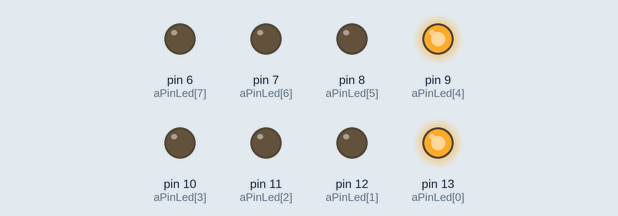
Simulated run of this sketch. Board: Arduino Uno, built with avr-gcc and run on an emulated ATmega328P. Parts: output pins drawn as LEDs (lit = HIGH).

Above: at 0.02 s.
At 0.72 s:
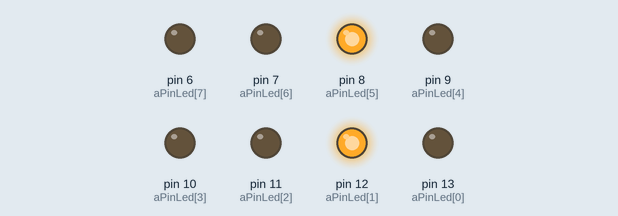
At 1.32 s:
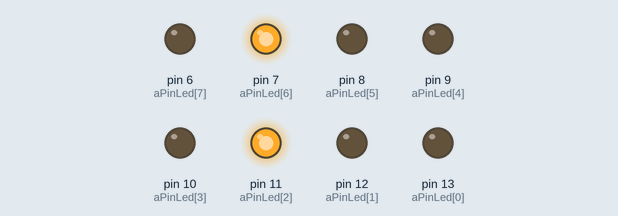
At 2.6 s:
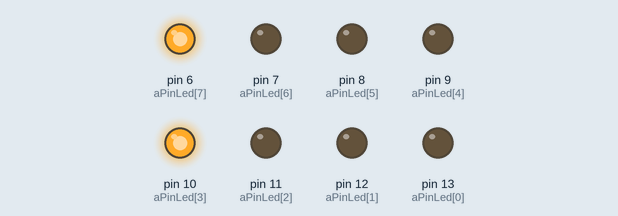
Timing chart, 0 to 3.0 s (numbered marks = the images above):
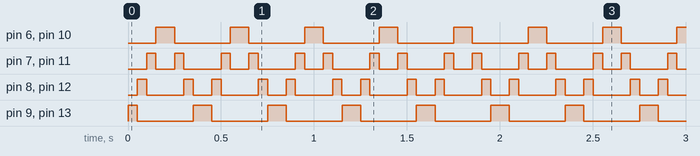

Measured:
- by itself, pin 6 (aPinLed[7]), pin 9 (aPinLed[4]), pin 10 (aPinLed[3]), pin 13 (aPinLed[0]): alternates HIGH for 0.10 s and LOW for 0.30 s
- by itself, pin 7 (aPinLed[6]), pin 11 (aPinLed[2]): repeats every 0.40 s: LOW 0.10 s, HIGH 0.05 s, LOW 0.20 s, HIGH 0.05 s
- by itself, pin 8 (aPinLed[5]), pin 12 (aPinLed[1]): repeats every 0.40 s: LOW 0.20 s, HIGH 0.05 s, LOW 0.10 s, HIGH 0.05 s

The sketch:

ex01.ino
```cpp
int aPinLed[8] = {13, 12, 11, 10, 9, 8, 7, 6};

void setup() {
  // put your setup code here, to run once:

  for(int i=0; i<8; i++)
{
pinMode(aPinLed[i], OUTPUT); // LED pin Output 설정
}
  }

void loop() {
  // put your main code here, to run repeatedly:

  int i;
for(i=0; i<4; i++)
{
digitalWrite(aPinLed[i], HIGH);
digitalWrite(aPinLed[i+4], HIGH);// LED ON
delay(50);
digitalWrite(aPinLed[i], LOW);
digitalWrite(aPinLed[i+4], LOW);// LED OFF
//delay(100);
}

for(i=7; i>3; i--)
{
digitalWrite(aPinLed[i], HIGH); // LED ON
digitalWrite(aPinLed[i-4], HIGH);
delay(50);
digitalWrite(aPinLed[i], LOW);
digitalWrite(aPinLed[i-4], LOW);// LED OFF
//delay(100);
}
}

/*  digitalWrite(pinLed0, HIGH);
  delay(1000);
  digitalWrite(pinLed0, LOW);
  delay(1000);*/
```
